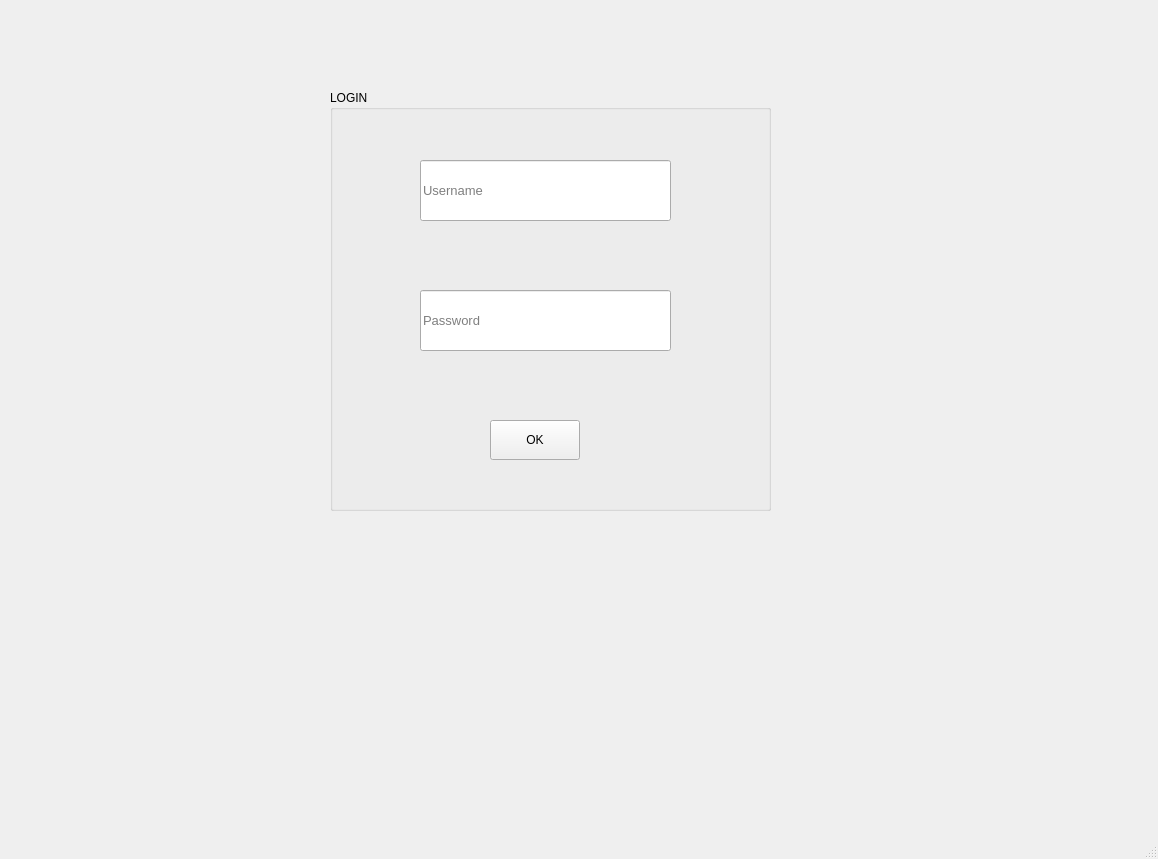
<?xml version="1.0" encoding="UTF-8"?>
<ui version="4.0">
 <class>MainWindow</class>
 <widget class="QMainWindow" name="MainWindow">
  <property name="geometry">
   <rect>
    <x>0</x>
    <y>0</y>
    <width>1158</width>
    <height>859</height>
   </rect>
  </property>
  <property name="windowTitle">
   <string>MainWindow</string>
  </property>
  <widget class="QWidget" name="centralwidget">
   <widget class="QGroupBox" name="groupBox">
    <property name="geometry">
     <rect>
      <x>330</x>
      <y>90</y>
      <width>441</width>
      <height>421</height>
     </rect>
    </property>
    <property name="title">
     <string>LOGIN</string>
    </property>
    <widget class="QLineEdit" name="LE1">
     <property name="geometry">
      <rect>
       <x>90</x>
       <y>70</y>
       <width>251</width>
       <height>61</height>
      </rect>
     </property>
     <property name="font">
      <font>
       <pointsize>10</pointsize>
      </font>
     </property>
     <property name="placeholderText">
      <string>Username</string>
     </property>
    </widget>
    <widget class="QPushButton" name="OK">
     <property name="geometry">
      <rect>
       <x>160</x>
       <y>330</y>
       <width>90</width>
       <height>40</height>
      </rect>
     </property>
     <property name="text">
      <string>OK</string>
     </property>
    </widget>
    <widget class="QLineEdit" name="LE2">
     <property name="geometry">
      <rect>
       <x>90</x>
       <y>200</y>
       <width>251</width>
       <height>61</height>
      </rect>
     </property>
     <property name="font">
      <font>
       <pointsize>10</pointsize>
      </font>
     </property>
     <property name="placeholderText">
      <string>Password</string>
     </property>
    </widget>
   </widget>
  </widget>
  <widget class="QMenuBar" name="menubar">
   <property name="geometry">
    <rect>
     <x>0</x>
     <y>0</y>
     <width>1158</width>
     <height>26</height>
    </rect>
   </property>
  </widget>
  <widget class="QStatusBar" name="statusbar"/>
 </widget>
 <tabstops>
  <tabstop>LE1</tabstop>
  <tabstop>LE2</tabstop>
  <tabstop>OK</tabstop>
 </tabstops>
 <resources/>
 <connections/>
</ui>
